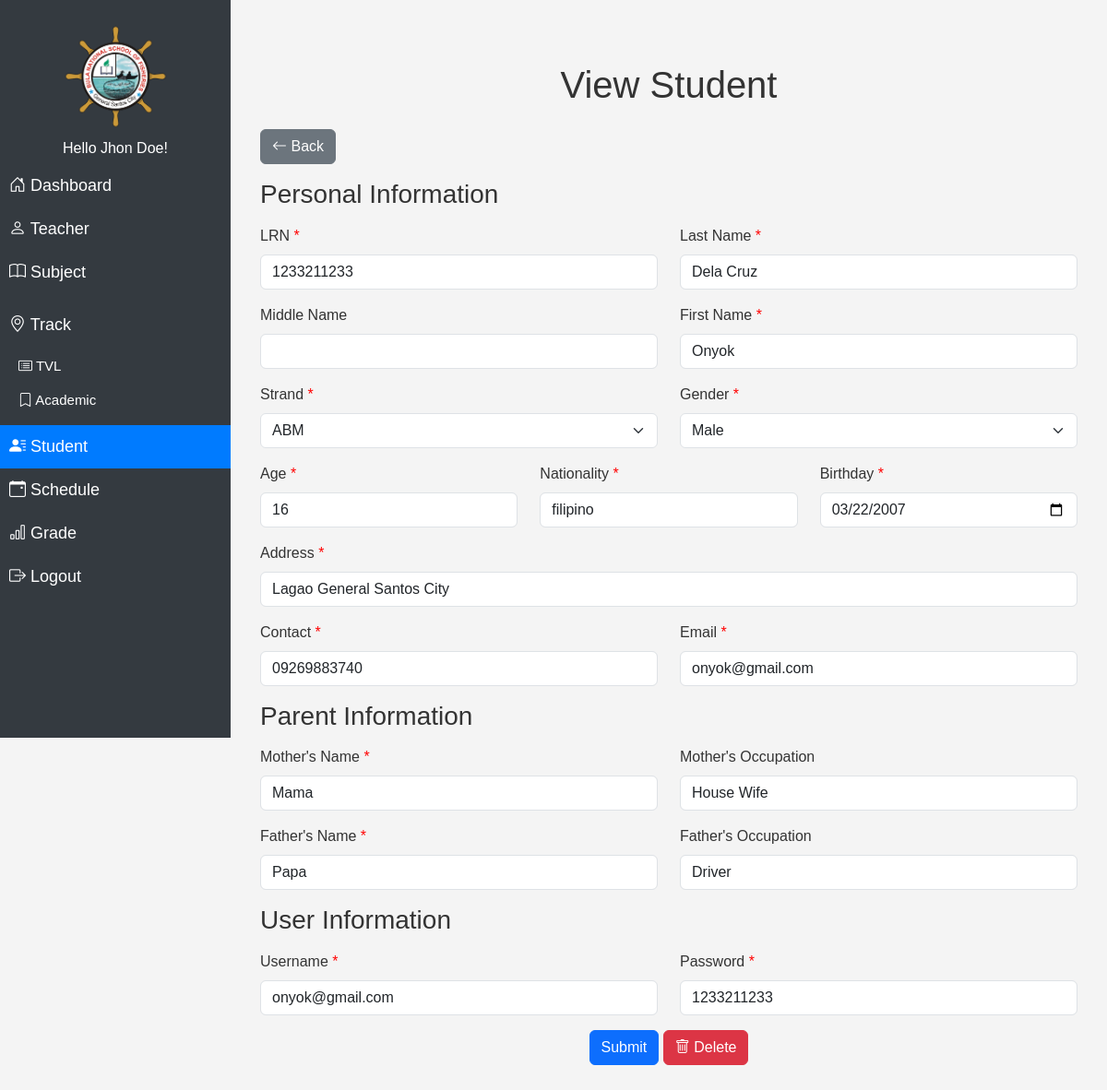
Screenshot of /modules/student/view.php?id=1 (signed in) with the database file from the repository.
### tables this page shows
CREATE TABLE `user` (
  `id` int(11) NOT NULL,
  `name` varchar(100) NOT NULL,
  `username` varchar(255) NOT NULL,
  `password` varchar(255) NOT NULL,
  `role` varchar(100) NOT NULL
);

CREATE TABLE `student` (
  `id` int(11) NOT NULL,
  `lrn` varchar(100) NOT NULL,
  `first_name` varchar(100) NOT NULL,
  `middle_name` varchar(100) DEFAULT NULL,
  `last_name` varchar(100) NOT NULL,
  `gender` varchar(100) NOT NULL,
  `age` int(11) NOT NULL,
  `nationality` varchar(50) NOT NULL,
  `birthday` date NOT NULL,
  `address` varchar(255) NOT NULL,
  `contact` varchar(20) NOT NULL,
  `email` varchar(100) NOT NULL,
  `mothers_name` varchar(100) NOT NULL,
  `mothers_occupation` varchar(100) DEFAULT NULL,
  `fathers_name` varchar(100) NOT NULL,
  `fathers_occupation` varchar(100) DEFAULT NULL,
  `strand` varchar(100) NOT NULL,
  `username` varchar(100) NOT NULL,
  `password` varchar(255) NOT NULL,
  `del_status` enum('active','deleted') DEFAULT 'active',
  `created_at` timestamp NOT NULL DEFAULT current_timestamp(),
  `updated_at` timestamp NOT NULL DEFAULT current_timestamp() ON UPDATE current_timestamp()
);

### modules/student/view.php (the view, shortened to what this page needs)
<!DOCTYPE html>
<html lang="en">
<head>
  <link rel="stylesheet" href="../../assets/css/bootstrap5.3.0/bootstrap.min.css">
  <link rel="stylesheet" href="../../assets/css/navbar.css">
  <link rel="stylesheet" href="../../assets/css/styles.css">
</head>
<body>
<?php
$page = 'Student';
include "../../db_conn.php";
if (isset($_GET['id'])) {
    $id = $_GET['id'];
    $query = "SELECT s.*, CONCAT(t.name) AS strand_name
    FROM student s
    LEFT JOIN strand t ON s.strand = t.id
    WHERE s.del_status != 'deleted' AND s.id = '$id'
    ORDER BY s.id DESC;";
    $result = mysqli_query($conn, $query);
    $student = mysqli_fetch_assoc($result);
} else {
    header("Location: index.php?error=No student ID specified.");
    exit();
}
?>
<?php include "../../navbar.php"; ?>
<div class="content" id="content">
<div class="container my-5">
  <h1 class="text-center mb-4">View Student</h1>
  <a href="index.php" class="btn btn-secondary mb-3">
    <i class="bi bi-arrow-left"></i> Back
  </a>
  <form action="update.php?id=<?php echo $student['id']; ?>" method="POST">
    <div class="row mb-3">
      <h3 class="mb-3">Personal Information</h3>
      <div class="col-md-6">
        <label for="lrn" class="form-label required">LRN</label>
        <input type="text" class="form-control" id="lrn" name="lrn" required
        value="<?php echo $student['lrn']; ?>">
      </div>
      <div class="col-md-6">
        <label for="last_name" class="form-label required">Last Name</label>
        <input type="text" class="form-control" id="last_name" name="last_name" required
        value="<?php echo $student['last_name']; ?>">
      </div>
    </div>
    <div class="row mb-3">
      <div class="col-md-6">
        <label for="middle_name" class="form-label">Middle Name</label>
        <input type="text" class="form-control" id="middle_name" name="middle_name"
        value="<?php echo $student['middle_name']; ?>">
      </div>
      <div class="col-md-6">
        <label for="first_name" class="form-label required">First Name</label>
        <input type="text" class="form-control" id="first_name" name="first_name" required
        value="<?php echo $student['first_name']; ?>">
      </div>
    </div>
    <div class="row mb-3">
      <div class="col-md-6">
        <label for="strand" class="form-label required">Strand</label>
        <select class="form-select" id="strand" name="strand" required>
          <option hidden value="<?php echo $student['strand']; ?>"><?php echo $student['strand_name']; ?></option>
        </select>
      </div>
      <div class="col-md-6">
        <label for="gender" class="form-label required">Gender</label>
        <select class="form-select" id="gender" name="gender" required>
          <option hidden value="<?php echo $student['gender']; ?>"><?php echo $student['gender']; ?></option>
        </select>
      </div>
    </div>
    <div class="row mb-3">
      <div class="col-md-4">
        <label for="age" class="form-label required">Age</label>
        <input type="number" class="form-control" id="age" name="age" required
        value="<?php echo $student['age']; ?>">
      </div>
      <div class="col-md-4">
        <label for="nationality" class="form-label required">Nationality</label>
        <input type="text" class="form-control" id="nationality" name="nationality" required
        value="<?php echo $student['nationality']; ?>">
      </div>
      <div class="col-md-4">
        <label for="birthday" class="form-label required">Birthday</label>
        <input type="date" class="form-control" id="birthday" name="birthday" required
        value="<?php echo $student['birthday']; ?>">
      </div>
    </div>
    <div class="mb-3">
      <label for="address" class="form-label required">Address</label>
      <input type="text" class="form-control" id="address" name="address" required
      value="<?php echo $student['address']; ?>">
    </div>
    <div class="row mb-3">
      <div class="col-md-6">
        <label for="contact" class="form-label required">Contact</label>
        <input type="text" class="form-control" id="contact" name="contact" required
        value="<?php echo $student['contact']; ?>">
      </div>
      <div class="col-md-6">
        <label for="email" class="form-label required">Email</label>
        <input type="email" class="form-control" id="email" name="email" required
        value="<?php echo $student['email']; ?>">
      </div>
    </div>
    <h3 class="mb-3">Parent Information</h3>
    <div class="row mb-3">
      <div class="col-md-6">
        <label for="mothers_name" class="form-label required">Mother's Name</label>
        <input type="text" class="form-control" id="mothers_name" name="mothers_name" required
        value="<?php echo $student['mothers_name']; ?>">
      </div>
      <div class="col-md-6">
        <label for="mothers_occupation" class="form-label">Mother's Occupation</label>
        <input type="text" class="form-control" id="mothers_occupation" name="mothers_occupation"
        value="<?php echo $student['mothers_occupation']; ?>">
      </div>
    </div>
    <div class="row mb-3">
      <div class="col-md-6">
        <label for="fathers_name" class="form-label required">Father's Name</label>
        <input type="text" class="form-control" id="fathers_name" name="fathers_name" required
        value="<?php echo $student['fathers_name']; ?>">
      </div>
      <div class="col-md-6">
        <label for="fathers_occupation" class="form-label">Father's Occupation</label>
        <input type="text" class="form-control" id="fathers_occupation" name="fathers_occupation"
        value="<?php echo $student['fathers_occupation']; ?>">
      </div>
    </div>
    <h3 class="mb-3">User Information</h3>
        <div class="row mb-3">
          <div class="col-md-6">
            <label for="username" class="form-label required">Username</label>
            <input type="text" class="form-control" id="username" name="username" required readonly
            value="<?php echo $student['username']; ?>">
          </div>
          <div class="col-md-6">
            <label for="password" class="form-label required">Password</label>
            <input type="text" class="form-control" id="password" name="password" readonly
            value="<?php echo $student['password']; ?>">
          </div>
        </div>
    <div class="text-center">
      <button type="submit" class="btn btn-primary">Submit</button>
      <button type="button" class="btn btn-danger" id="deleteButton">
        <i class="bi bi-trash"></i> Delete
      </button>
    </div>
  </form>
</div>
</body>
</html>

### navbar.php (shortened to what this page needs)
<?php
include "../../db_conn.php";
$nav_id = $_SESSION['id'];
$nav_query = mysqli_query($conn, "SELECT * FROM user where id = '$nav_id'");
$nav_row = mysqli_fetch_array($nav_query);
?>
<link href="https://cdn.jsdelivr.net/npm/bootstrap-icons@1.11.3/font/bootstrap-icons.min.css" rel="stylesheet">
<div class="sidebar" id="sidebar">
<div>
    <img src="../../assets/img/logo.png" alt="Logo" class="logo">
</div>
<h6 class="text-center">Hello <?php echo $nav_row['name']; ?>! </h6>
<a href="../dashboard" class="<?php if ($page == 'Dashboard') {echo 'active';} ?>"><i class="bi bi-house-door"></i> Dashboard</a>
<a href="../teacher" class="<?php if ($page == 'Teacher') {echo 'active';} ?>"><i class="bi bi-person"></i> Teacher</a>
<a href="../subject" class="<?php if ($page == 'Subject') {echo 'active';} ?>"><i class="bi bi-book"></i> Subject</a>
<div class="submenu">
    <a href="#" class="<?php if ($page == 'Strand/TVL' || $page == 'Strand/Academic') {echo 'active';} ?>"><i class="bi bi-geo-alt"></i> Track</a>
    <ul>
        <li><a href="../strand?track=TVL" class="<?php if ($page == 'Strand/TVL') {echo 'active';} ?>"><i class="bi bi-card-list"></i> TVL</a></li>
        <li><a href="../strand?track=Academic" class="<?php if ($page == 'Strand/Academic') {echo 'active';} ?>"><i class="bi bi-bookmark"></i> Academic</a></li>
    </ul>
</div>
<a href="../Student" class="<?php if ($page == 'Student') {echo 'active';} ?>"><i class="bi bi-person-lines-fill"></i> Student</a>
<a href="../schedule" class="<?php if ($page == 'Schedule') {echo 'active';} ?>"><i class="bi bi-calendar-event"></i> Schedule</a>
<a href="../grades" class="<?php if ($page == 'Grades') {echo 'active';} ?>"><i class="bi bi-bar-chart"></i> Grade</a>
<a href="../../logout.php"><i class="bi bi-box-arrow-right"></i> Logout</a>
</div>

### assets/css/navbar.css (style rules this page uses)
.sidebar { height: 100vh; position: fixed; top: 0; left: 0; width: 250px; background-color: #343a40; color: white; padding-top: 20px; transition: width 0.3s; }
.sidebar a { color: white; padding: 10px; text-decoration: none; display: block; font-size: 18px; }
.sidebar a.active { background-color: #007bff; color: white; }
.content { margin-left: 250px; padding: 20px; }
.logo { max-width: 150px; max-height: 150px; border-radius: 50%; margin-top: 5px; margin-bottom: 10px; margin-left: 65px; width: 120px; }
.submenu { margin: 10px 0; }
.submenu ul { list-style-type: none; padding: 0; margin: 0 0 0 15px; }
.submenu ul li { margin: 5px 0; }
.submenu ul li a { text-decoration: none; display: block; padding: 5px; color: white; font-size: 15px; }

### assets/css/styles.css (style rules this page uses)
body { font-family: Arial, sans-serif; background-color: #f4f4f4; color: #333; }
.required::after { content: " *"; color: red; }

### rows the page displays
user: name "Jhon Doe"
student: lrn "1233211233", last_name "Dela Cruz", first_name "Onyok", gender "Male", age "16", nationality "filipino", birthday "03/22/2007", address "Lagao General Santos City", contact "09269883740", email "onyok@gmail.com", mothers_name "Mama", mothers_occupation "House Wife", fathers_name "Papa", fathers_occupation "Driver", username "onyok@gmail.com", password "1233211233"

### other values shown
form field strand "ABM"
